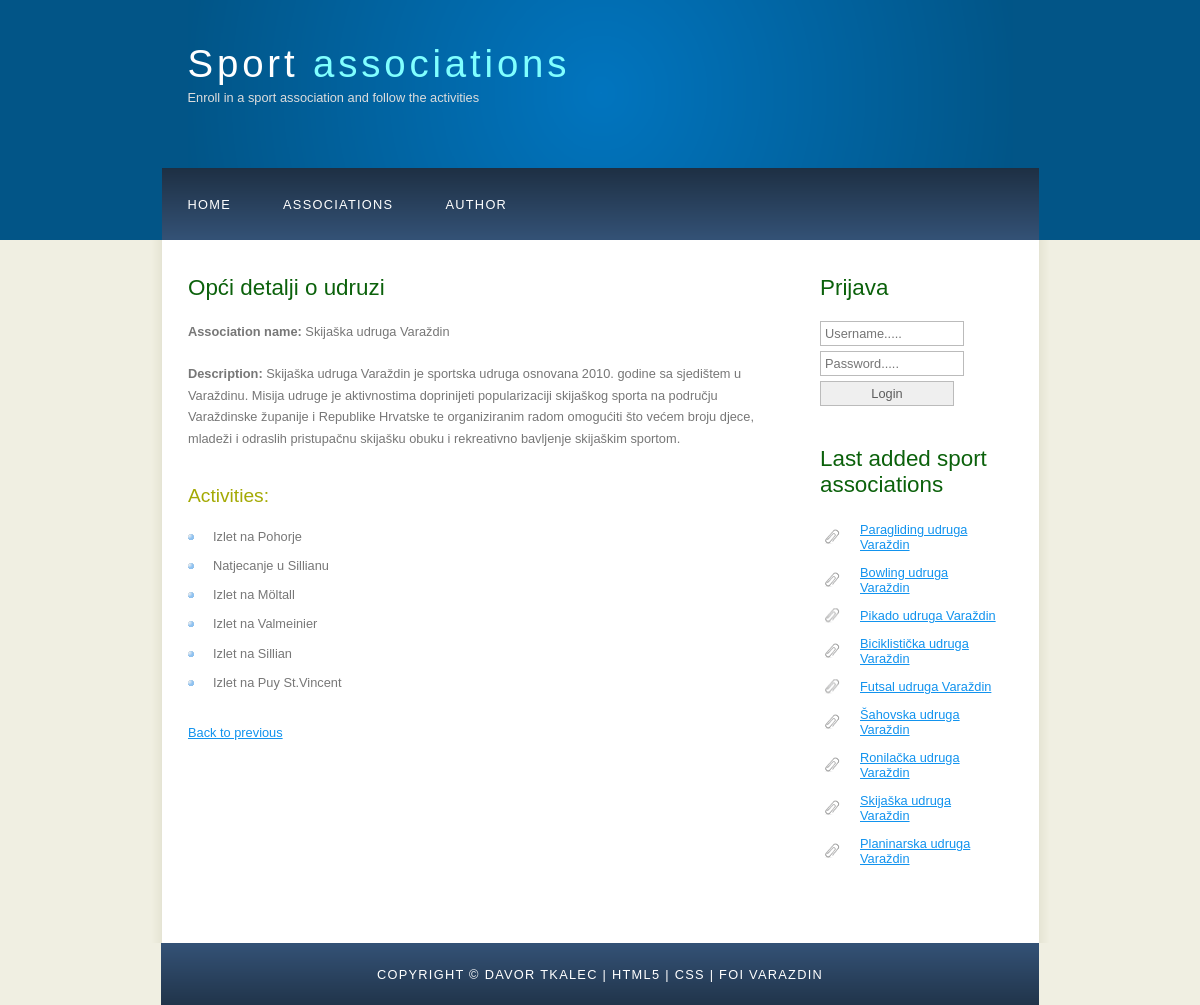
The page /udruga.php?detalji=2 on the database its author committed.
### tables this page shows
CREATE TABLE IF NOT EXISTS `udruga` (
  `udruga_id` INT(10) NOT NULL AUTO_INCREMENT,
  `moderator_id` INT(10) NOT NULL,
  `naziv` VARCHAR(50) NOT NULL,
  `opis` TEXT NOT NULL,
  PRIMARY KEY (`udruga_id`),
  INDEX `fk_udruga_korisnik1_idx` (`moderator_id` ASC),
  CONSTRAINT `fk_udruga_korisnik1`
    FOREIGN KEY (`moderator_id`)
    REFERENCES `korisnik` (`korisnik_id`)
    ON DELETE NO ACTION
    ON UPDATE NO ACTION);

CREATE TABLE IF NOT EXISTS `aktivnost` (
  `aktivnost_id` INT(10) NOT NULL AUTO_INCREMENT,
  `udruga_id` INT(10) NOT NULL,
  `datum_kreiranja` DATE NOT NULL,
  `vrijeme_kreiranja` TIME NOT NULL,
  `datum_odrzavanja` DATE NOT NULL,
  `vrijeme_odrzavanja` TIME NOT NULL,
  `naziv` VARCHAR(50) NOT NULL,
  `opis` TEXT NULL,
  PRIMARY KEY (`aktivnost_id`),
  INDEX `fk_aktivnost_udruga1_idx` (`udruga_id` ASC),
  CONSTRAINT `fk_aktivnost_udruga1`
    FOREIGN KEY (`udruga_id`)
    REFERENCES `udruga` (`udruga_id`)
    ON DELETE NO ACTION
    ON UPDATE NO ACTION);

### dbconn.php (called while the page is built, shortened)
<?php
function SpojiNaBazu($sql) {
	$BP_server = 'localhost';
	$BP_bazaPodataka = 'iwa_2015_vz_projekt';
	$BP_korisnik = 'iwa_2015';
	$BP_lozinka = 'foi2015';
	$dbc = mysqli_connect($BP_server, $BP_korisnik, $BP_lozinka,$BP_bazaPodataka);
	mysqli_set_charset($dbc,"utf8");
	$rs = mysqli_query($dbc,$sql);
	return $rs;
}
?>

### udruga.php (the view, shortened to what this page needs)
<?php
include("header.php");
?>
      <div id="content">
        <?php
if(isset($_GET['detalji'])){
	$id=$_GET['detalji'];
	echo "<h1>Opći detalji o udruzi</h1>";
	$udruga = "select naziv, opis from udruga where udruga_id = ".$id;
	$conn = SpojiNaBazu($udruga);
	list($naziv,$opis)=mysqli_fetch_array($conn);
	echo "<p><strong>Association name: </strong>".$naziv."</p>";
	echo "<p><strong>Description: </strong>".$opis."</p>";
	echo "<h2>Activities:</h2>";
	$aktivnosti = "select
  udruga.udruga_id,udruga.naziv,aktivnost.aktivnost_id,aktivnost.naziv,aktivnost.datum_kreiranja,aktivnost.vrijeme_kreiranja,aktivnost.datum_odrzavanja,
  aktivnost.vrijeme_odrzavanja,aktivnost.opis
from udruga left join aktivnost on udruga.udruga_id = aktivnost.udruga_id where aktivnost.udruga_id =".$id;
	$conn = SpojiNaBazu($aktivnosti);
	echo "<ul>";
	while(list($udrid,$udrnaziv,$aktid,$nazivakt, $datumkr,$vrijemekr, $datumodrz, $vrijemeodrz, $opis)=mysqli_fetch_array($conn)){
	$datumkr = date("d.m.Y",strtotime($datumkr));
	$datumodrz = date("d.m.Y",strtotime($datumodrz));
	if($aktivni_korisnik_tip==-1){
	echo "<li>$nazivakt</li>";
	}
	else
	{
	echo "<li><a href='aktivnost.php?detalji=$aktid'>$nazivakt</a></li>";
	}
	}
	echo "<ul>";
}
	?>
<?php
include("povratak.php");
?>
    </div>
    </div>
<?php
include("footer.php");
?>

### desniprikaz.php
<?php
$upit = "select udruga_id, naziv from udruga order by udruga_id desc";
$conn = SpojiNaBazu($upit);
echo "<h3>Last added sport associations</h3>";
echo "<ul>";
while(list($id,$naziv)=mysqli_fetch_array($conn)){
		$detalji = "<a href='udruga.php?detalji=$id'>$naziv</a>";
	echo "<li>$detalji</li>";
}
echo "</ul>";
?>

### style/style.css (style rules this page uses)
html { height: 100%; }
* { margin: 0; padding: 0; }
body { font: normal .80em 'trebuchet ms', arial, sans-serif; background: #F0EFE2; color: #777; }
p { padding: 0 0 20px 0; line-height: 1.7em; }
h1, h2, h3, h4, h5, h6 { font: normal 175% 'century gothic', arial, sans-serif; color: #0B610B; margin: 0 0 15px 0; padding: 15px 0 5px 0; }
h2 { font: normal 150% 'century gothic', arial, sans-serif; color: #A4AA04; }
a, a:hover { outline: none; text-decoration: underline; color: #1293EE; }
ul { margin: 2px 0 22px 17px; }
ul li { list-style-type: circle; margin: 0 0 6px 0; padding: 0 0 4px 5px; }
.sidebar ul { width: 178px; padding: 4px 0 0 0; margin: 4px 0 30px 0; }
.sidebar li { list-style: none; padding: 0 0 7px 0; }
.sidebar li a, .sidebar li a:hover { padding: 0 0 0 40px; display: block; background: transparent url(link.png) no-repeat left center; }
#content { text-align: left; width: 595px; padding: 0; }
#content ul { margin: 2px 0 22px 0px; }
#content ul li { list-style-type: none; background: url(bullet.png) no-repeat; margin: 0 0 6px 0; padding: 0 0 4px 25px; line-height: 1.5em; }

### rows shown on the page
udruga: naziv "Paragliding udruga Varaždin"
udruga: naziv "Bowling udruga Varaždin"
udruga: naziv "Pikado udruga Varaždin"
udruga: naziv "Biciklistička udruga Varaždin"
udruga: naziv "Futsal udruga Varaždin"
udruga: naziv "Šahovska udruga Varaždin"
udruga: naziv "Ronilačka udruga Varaždin"
udruga: naziv "Skijaška udruga Varaždin", opis "Skijaška udruga Varaždin je sportska udruga osnovana 2010. godine sa sjedištem u Varaždinu. Misija udruge je aktivnostima doprinijeti popularizaciji skijaškog sporta na području Varaždinske županije i Republike Hrvatske te organiziranim radom omogućiti što većem broju djece, mladeži i odraslih pristupačnu skijašku obuku i rekreativno bavljenje skijaškim sportom."
udruga: naziv "Planinarska udruga Varaždin"
aktivnost: naziv "Izlet na Pohorje"
aktivnost: naziv "Natjecanje u Sillianu"
aktivnost: naziv "Izlet na Möltall"
aktivnost: naziv "Izlet na Valmeinier"
aktivnost: naziv "Izlet na Sillian"
aktivnost: naziv "Izlet na Puy St.Vincent"
